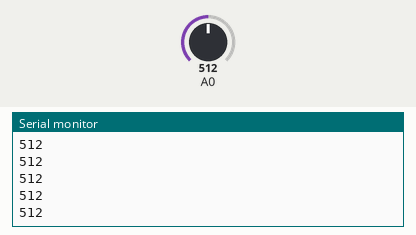
The sketch below on a simulated Arduino Uno, built with avr-gcc and run on an emulated ATmega328P. Parts: the last lines printed to the serial monitor. The inputs (shaded band) are chosen by the test bench; at power-on: A0 = 512.

Above: at 1.2 s.
1.3 s: A0 set to 610
At 1.32 s:
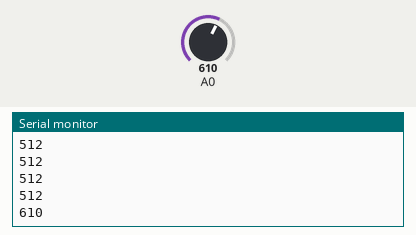
2.8 s: A0 set to 590
At 2.83 s:
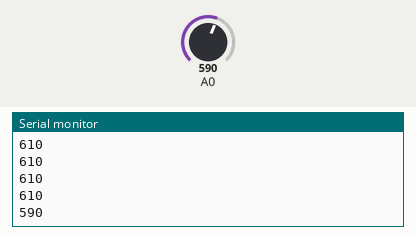
Timing chart, 0 to 5.8 s (numbered marks = the images above; inputs shaded):
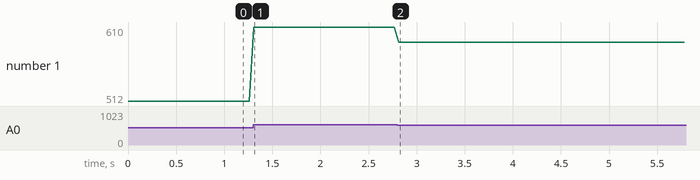

The sketch:

MQ3.ino
```cpp
//
// MQ3: Alcohol Sensor
//
//int TIME_UNTIL_WARMUP = 900;
//unsigned long time;
  int alco;
void setup() {
  Serial.begin(115200);
  pinMode(A0, INPUT);

  // warm-up MQ-3 for 15 minutes
  //time = millis()/1000;
  //while(time<=TIME_UNTIL_WARMUP);

  // warm-up MQ-3 till reading value <600
  while (analogRead(A0)>600);
}

void loop() {
  alco = analogRead(A0);
  Serial.println(alco);
  delay(50);
}
```

Measured:
- after the input at 1.3 s, the serial monitor: prints a new line at once (image 1)
- after the input at 2.8 s, the serial monitor: prints a new line at once (image 2)
- plotted number 1: 512 → 610 after the input at 1.3 s, 610 → 590 after the input at 2.8 s
